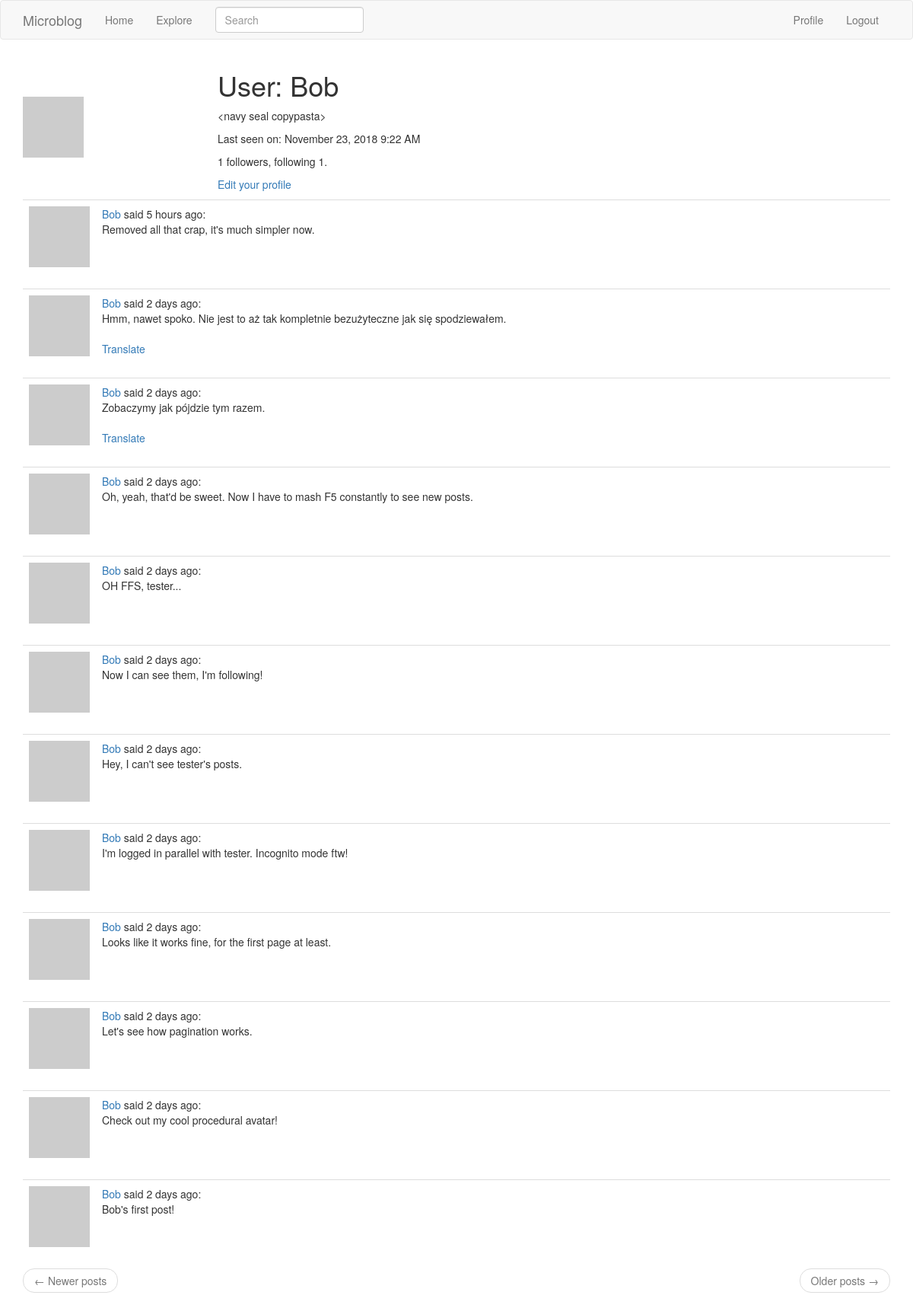
Screenshot of /user/Bob (signed in) with the database file from the repository.
### app/models.py (models this page shows, shortened)
class User(UserMixin, db.Model):
    id = db.Column(db.Integer, primary_key=True)
    username = db.Column(db.String(64), index=True, unique=True)
    email = db.Column(db.String(120), index=True, unique=True)
    password_hash = db.Column(db.String(128))
    about_me = db.Column(db.String(140))
    last_seen = db.Column(db.DateTime, default=datetime.utcnow)
    posts = db.relationship('Post', backref='author', lazy='dynamic')
    followed = db.relationship(
        'User', secondary=followers,
        primaryjoin=(followers.c.follower_id == id),
        secondaryjoin=(followers.c.followed_id == id),
        backref=db.backref('followers', lazy='dynamic'), lazy='dynamic')
    def avatar(self, size):
        digest = md5(self.email.lower().encode('utf-8')).hexdigest()
        return 'https://www.gravatar.com/avatar/{}?d=retro&s={}'.format(
            digest, size)

class Post(db.Model):
    __searchable__ = ['body']
    id = db.Column(db.Integer, primary_key=True)
    body = db.Column(db.String(140))
    timestamp = db.Column(db.DateTime, index=True, default=datetime.utcnow)
    user_id = db.Column(db.Integer, db.ForeignKey('user.id'))
    language = db.Column(db.String(5))

### app/main/routes.py (the view)
@bp.route('/user/<username>')
@login_required
def user(username):
    user = User.query.filter_by(username=username).first_or_404()
    page = request.args.get('page', 1, type=int)
    posts = user.posts.order_by(Post.timestamp.desc()).paginate(
        page, current_app.config['POSTS_PER_PAGE'], False)
    next_url = url_for('main.user', username=user.username, page=posts.next_num) \
        if posts.has_next else None
    prev_url = url_for('main.user', username=user.username, page=posts.prev_num) \
        if posts.has_prev else None
    return render_template('user.html', user=user, posts=posts.items,
                           prev_url=prev_url, next_url=next_url)

### app/main/forms.py
class SearchForm(FlaskForm):
    q = StringField(_l('Search'), validators=[DataRequired()])
    def __init__(self, *args, **kwargs):
        if 'formdata' not in kwargs:
            kwargs['formdata'] = request.args
        if 'csrf_enabled' not in kwargs:
            kwargs['csrf_enabled'] = False
        super().__init__(*args, **kwargs)

### app/main/routes.py (called while the page is built)
@bp.before_app_request
def before_request():
    if current_user.is_authenticated:
        current_user.last_seen = datetime.utcnow()
        db.session.commit()
        g.search_form = SearchForm()
    g.locale = str(get_locale())

### app/models.py (called while the page is built)
@login.user_loader
def load_user(id):
    return User.query.get(int(id))

### app/templates/user.html
{% extends "base.html" %}
{% block app_content %}
  <table class="tabe table-hover">
    <tr>
      <td width="256px"><img src="{{ user.avatar(256) }}"></td>
      <td>
        <h1>{{ _('User:') }} {{ user.username }}</h1>
        {% if user.about_me %}
          <p>{{ user.about_me }}</p>
        {% endif %}
        {% if user.last_seen %}
          <p>{{ _('Last seen on:') }} {{ moment(user.last_seen).format('LLL') }}</p>
        {% endif %}
        <p>{{ user.followers.count() }} {{ _('followers, following') }} {{ user.followed.count() }}.</p>
        {% if user == current_user %}
          <p><a href="{{ url_for('main.edit_profile') }}">{{ _('Edit your profile') }}</a></p>
        {% elif not current_user.is_following(user) %}
          <p><a href="{{ url_for('main.follow', username=user.username) }}">{{ _('Follow') }}</a></p>
        {% else %}
          <p><a href="{{ url_for('main.unfollow', username=user.username) }}">{{ _('Unfollow') }}</a></p>
        {% endif %}
      </td>
    </tr>
  </table>
  {% for post in posts %}
    {% include '_post.html' %}
  {% endfor %}
  {% include '_page_nav.html' %}
{% endblock %}

### app/templates/_post.html
<table class="table table-hover">
  <tr>
    <td width="40px"><img src="{{ post.author.avatar(40) }}"></td>
    <td>
      <a href="{{ url_for('main.user', username=post.author.username) }}">
        {{ post.author.username }}
      </a>
      {{ _('said') }} {{ moment(post.timestamp).fromNow() }}:
      <br>
      <span id="post{{ post.id }}">{{ post.body }}</span>
      {% if post.language and post.language != g.locale %}
        <br><br>
        <span id="translation{{ post.id }}">
          <a href="javascript:translate(
                                '#post{{ post.id }}',
                                '#translation{{ post.id }}',
                                '{{ post.language }}',
                                '{{ g.locale }}');">{{ _('Translate') }}</a>
        </span>
      {% endif %}
    </td>
  </tr>
</table>

### rows the page displays
User: username "Bob", about_me "<navy seal copypasta>", last_seen "November 23, 2018 9:22 AM"
Post: author.username "Bob", timestamp "5 hours ago", body "Removed all that crap, it's much simpler now."
Post: author.username "Bob", timestamp "2 days ago", body "Hmm, nawet spoko. Nie jest to aż tak kompletnie bezużyteczne jak się spodziewałem."
Post: author.username "Bob", timestamp "2 days ago", body "Zobaczymy jak pójdzie tym razem."
Post: author.username "Bob", timestamp "2 days ago", body "Oh, yeah, that'd be sweet. Now I have to mash F5 constantly to see new posts."
Post: author.username "Bob", timestamp "2 days ago", body "OH FFS, tester..."
Post: author.username "Bob", timestamp "2 days ago", body "Now I can see them, I'm following!"
Post: author.username "Bob", timestamp "2 days ago", body "Hey, I can't see tester's posts."
Post: author.username "Bob", timestamp "2 days ago", body "I'm logged in parallel with tester. Incognito mode ftw!"
Post: author.username "Bob", timestamp "2 days ago", body "Looks like it works fine, for the first page at least."
Post: author.username "Bob", timestamp "2 days ago", body "Let's see how pagination works."
Post: author.username "Bob", timestamp "2 days ago", body "Check out my cool procedural avatar!"
Post: author.username "Bob", timestamp "2 days ago", body "Bob's first post!"

### other values shown
{{ user.followers.count() }} "1"
{{ user.followed.count() }} "1"
